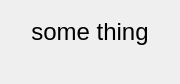
<?xml version="1.0" encoding="UTF-8"?>
<ui version="4.0">
 <class>Widget</class>
 <widget class="QWidget" name="Widget">
  <property name="geometry">
   <rect>
    <x>0</x>
    <y>0</y>
    <width>180</width>
    <height>84</height>
   </rect>
  </property>
  <property name="windowTitle">
   <string>Widget</string>
  </property>
  <layout class="QVBoxLayout" name="verticalLayout">
   <item>
    <widget class="QLabel" name="time">
     <property name="font">
      <font>
       <family>Arial</family>
       <pointsize>18</pointsize>
      </font>
     </property>
     <property name="text">
      <string>some thing</string>
     </property>
     <property name="alignment">
      <set>Qt::AlignCenter</set>
     </property>
    </widget>
   </item>
   <item>
    <layout class="QHBoxLayout" name="horizontalLayout">
     <property name="spacing">
      <number>6</number>
     </property>
     <item>
      <widget class="QPushButton" name="pause">
       <property name="styleSheet">
        <string notr="true">border: none;
qproperty-icon: url(:/images/pause.png);</string>
       </property>
       <property name="text">
        <string/>
       </property>
       <property name="iconSize">
        <size>
         <width>32</width>
         <height>32</height>
        </size>
       </property>
       <property name="checkable">
        <bool>true</bool>
       </property>
      </widget>
     </item>
     <item>
      <widget class="QPushButton" name="play">
       <property name="styleSheet">
        <string notr="true">border: none;
qproperty-icon: url(:/images/play.png);</string>
       </property>
       <property name="text">
        <string/>
       </property>
       <property name="iconSize">
        <size>
         <width>32</width>
         <height>32</height>
        </size>
       </property>
       <property name="checkable">
        <bool>true</bool>
       </property>
      </widget>
     </item>
     <item>
      <widget class="QPushButton" name="stop">
       <property name="styleSheet">
        <string notr="true">border: none;
qproperty-icon: url(:/images/stop.png);</string>
       </property>
       <property name="text">
        <string/>
       </property>
       <property name="iconSize">
        <size>
         <width>32</width>
         <height>32</height>
        </size>
       </property>
       <property name="checkable">
        <bool>true</bool>
       </property>
      </widget>
     </item>
    </layout>
   </item>
  </layout>
 </widget>
 <layoutdefault spacing="6" margin="11"/>
 <resources/>
 <connections/>
</ui>
